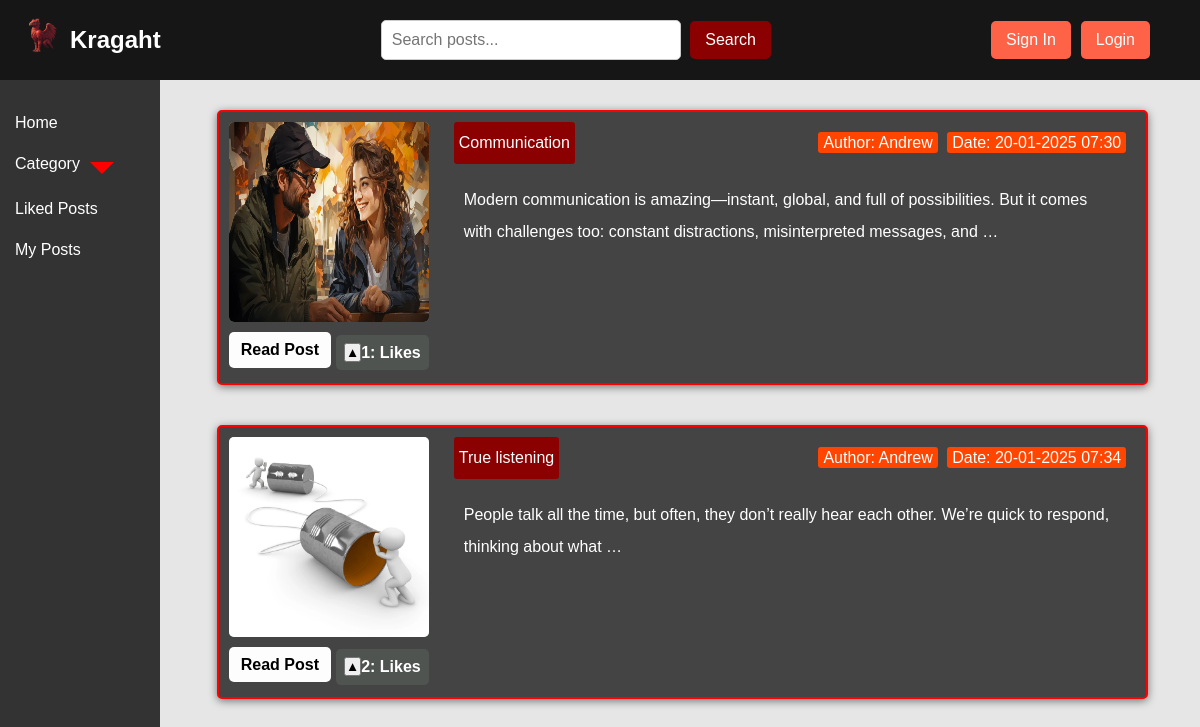
The page /category/social-life/ on the database its author committed.
### posts/models.py (models this page shows, shortened)
class Post(models.Model):
    title = models.CharField(max_length=100)
    slug = models.SlugField(max_length=255, unique=True, db_index=True, verbose_name='URL')
    content = RichTextField()  # CKEditor
    author = models.ForeignKey(User, on_delete=models.CASCADE, null=True)
    category = models.ForeignKey('Category', on_delete=models.SET_NULL, blank=True, null=True)
    photo = models.ImageField(upload_to='post_photos/', blank=True, null=True)
    time_create = models.DateTimeField(auto_now=True)
    time_update = models.DateTimeField(auto_now=True)
    likes = models.ManyToManyField(User, related_name='liked_posts', blank=True)
    def get_like_count(self):
        return self.likes.count()

### posts/views.py (the view)
# urls.py: path('category/<slug:category_slug>/', views.category_posts, name='category_posts'),  # Filter posts by a category
def category_posts(request, category_slug):  # Display posts that belong to a specific category.
    category = get_object_or_404(Category, slug=category_slug)
    posts = Post.objects.filter(category_id=category.pk)
    categories = Category.objects.all()
    return render(request, 'posts/category_posts.html', {'category': category, 'categories': categories, 'posts': posts})

### posts/models.py (called while the page is built)
    def get_absolute_url(self):
        return reverse('posts:category_posts', kwargs={'category_slug': self.slug})

### posts/templates/posts/category_posts.html (shortened to what this page needs)
{% extends 'posts/base.html' %}
{% block content %}
<div class="post-container">
    {% for post in posts %}
        <div class="post-card">
            <div class="post-image">
                {% if post.photo %}
                    <img src="{{ post.photo.url }}" alt="{{ post.title }}">
                {% else %}
                    <div class="placeholder-image"></div>
                {% endif %}
                <div class="read-post-container">
                    <a href="{% url 'posts:post_detail' post.slug %}" class="read-post">Read Post</a>
                    <div class="post-interactions">
    <button class="like-button" data-id="{{ post.id }}">
        {% if post.user_liked %}
            &#9650;
        {% else %}
           &#9650;
        {% endif %}
    </button>
    <span id="like-count-{{ post.id }}">{{ post.get_like_count }}</span>: Likes
</div>
                </div>
            </div>
            <div class="post-cont-content">
                <div class="post-header">
                    <div class="post-title">{{ post.title }}</div>
                    <div class="post-meta">
                        <span>Author: {{ post.author.username }}</span>
                        <span>Date: {{ post.time_update|date:"d-m-Y H:i" }}</span>
                    </div>
                </div>
                <div class="post-description">
                    {{ post.content|truncatewords:20 }}
                </div>
            </div>
        </div>
    {% endfor %}
</div>
{% endblock %}

### posts/static/posts/css/css_styles.css (style rules this page uses)
* { margin: 0; padding: 0; box-sizing: border-box; }
body { font-family: Arial, sans-serif; line-height: 1.6; background-color: #e6e6e6; color: #333; height: 100vh; min-height: 100vh; display: flex; flex-direction: column; overflow-x: hidden; overflow-y: scroll; }
a { color: white; text-decoration: none; margin-bottom: 5px; }
.post-card { display: flex; flex-direction: row; background-color: #444; border: 2px solid red; margin: 10px 20px; padding: 10px; border-radius: 5px; box-shadow: 0px 2px 8px rgba(0, 0, 0, 0.5); width: 90%; min-width: 700px; }
.post-image { display: flex; flex-direction: column; align-items: center; margin-right: 15px; }
.post-image img { width: 200px; height: 200px; background-color: #8FBC8F; border-radius: 5px; }
.read-post-container { display: flex; justify-content: space-between; align-items: center; width: 200px; margin-top: 10px; }
.read-post { background-color: #fdfdfd; color: black; text-decoration: none; padding: 5px 10px; border-radius: 5px; font-weight: bold; text-align: center; flex: 1; margin-right: 5px; }
.post-interactions { display: flex; justify-content: center; align-items: center; background-color: #505450; color: white; padding: 5px 8px; border-radius: 5px; font-weight: bold; }
.post-cont-content { flex: 1; line-height: 32px; padding-left: 10px; padding-right: 10px; }
.post-header { display: flex; justify-content: space-between; align-items: center; margin-bottom: 10px; }
.post-title { background-color: #8B0000; color: white; padding: 5px; border-radius: 3px; display: inline-block; }
.post-meta span { background-color: #FF4500; color: white; padding: 2px 5px; margin-left: 5px; border-radius: 3px; }
.post-description { padding: 10px; border-radius: 5px; color: white; }
.post-container { display: flex; gap: 20px; margin-top: 20px; flex-direction: column; align-items: center; }

### rows shown on the page
Post: photo (picture), get_like_count "1", title "Communication", author.username "Andrew", time_update "20-01-2025 07:30", content "Modern communication is amazing—instant, global, and full of possibilities. But it comes with challenges too: constant distractions, misinterpreted messages, and …"
Post: photo (picture), get_like_count "2", title "True listening", author.username "Andrew", time_update "20-01-2025 07:34", content "People talk all the time, but often, they don’t really hear each other. We’re quick to respond, thinking about what …"
